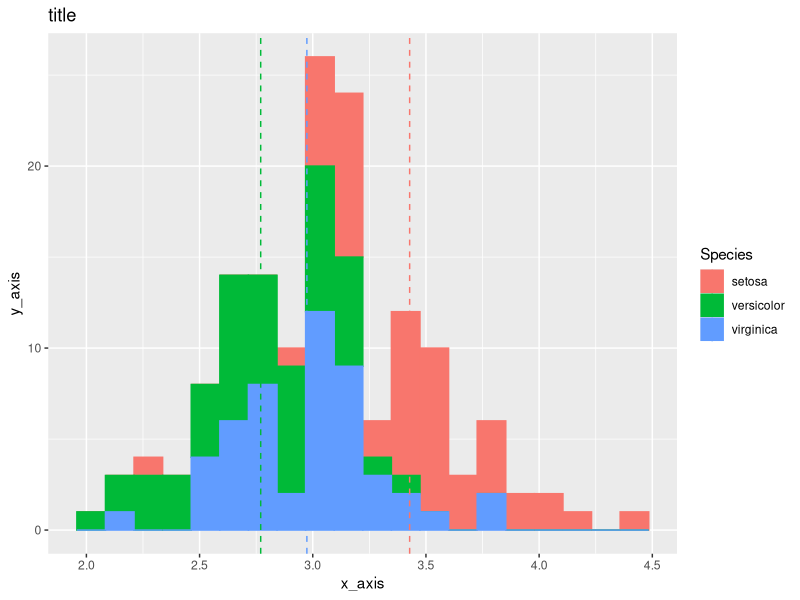
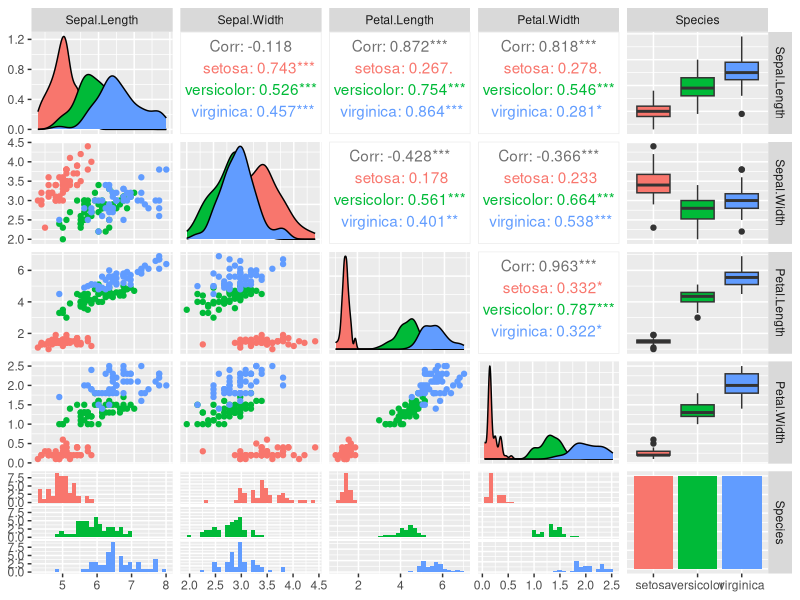
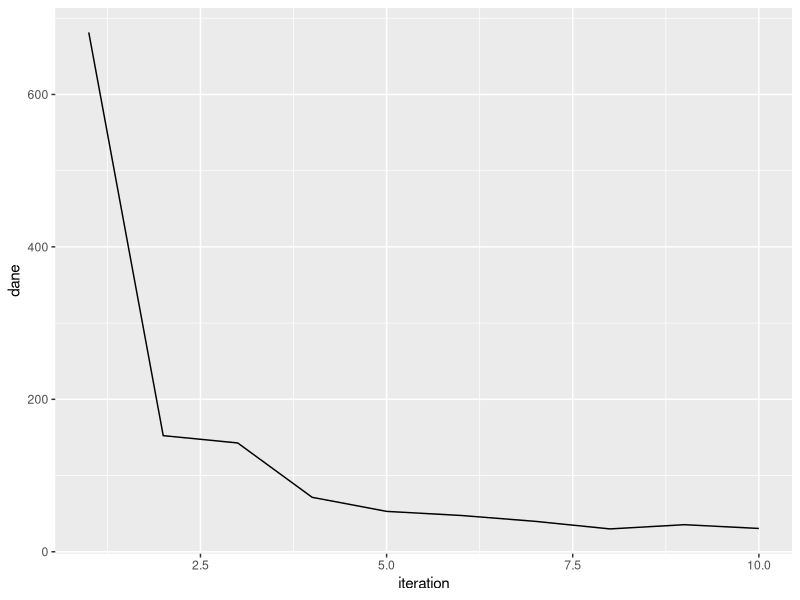
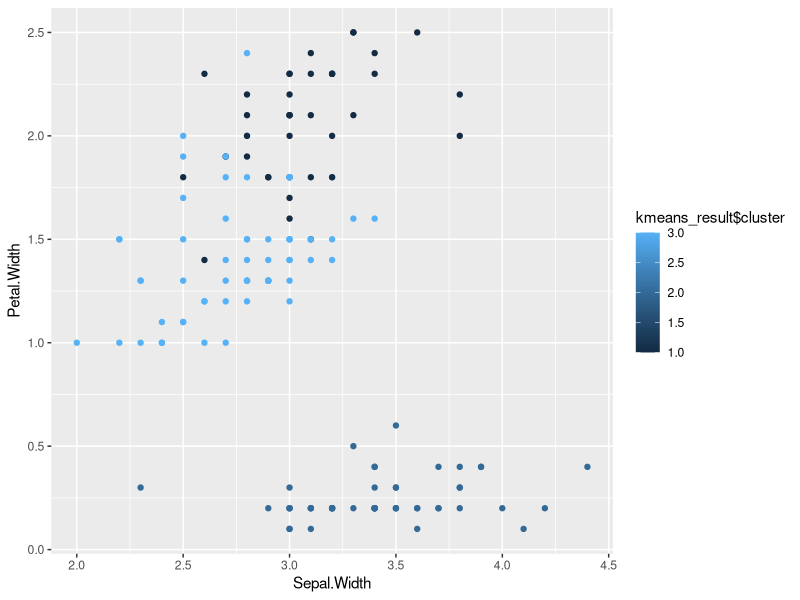
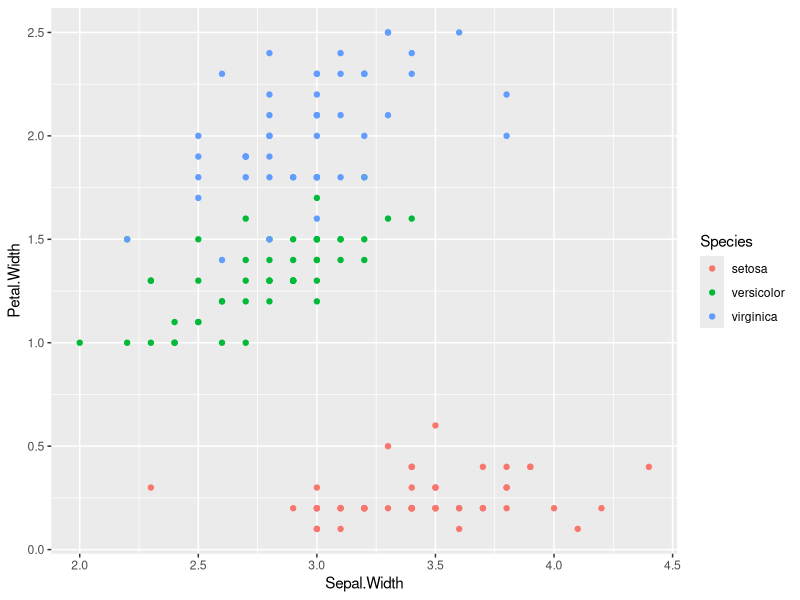

Write the R code that produced these figures, in order.
   
install.packages("ggplot2")
install.packages("GGally")
library(cluster)
library(magrittr)


##### Zadanie 1

lista <- 1:10 # 1 
lista %<>%log2()%>% sin() %>% sum() %>% sqrt() # 2
print(lista)
data(iris) # 3 
print(head(iris)) #4
avg <- iris %>% # 5
    aggregate(.~Species, .,mean)
print(avg)

##### Zadanie 2
library("ggplot2") # dla tworzenia wykresów(wizualizacji)
library("GGally")
a <- ggplot(iris, aes(x = Sepal.Width)) +
    geom_histogram(aes(fill = Species, color = Species), bins = 20) +
    geom_vline(data = avg, aes(xintercept = Sepal.Width, color = Species), linetype = "dashed")+
    labs(x = 'x_axis', y = 'y_axis', title = 'title')
ggsave("D:/Education/3_rok_AGH/5_Semestr/AiBD/Wykresy/graphic.jpg", plot = a)

a<- ggpairs(data = iris, aes(color = Species))
ggsave("D:/Education/3_rok_AGH/5_Semestr/AiBD/Wykresy/graphic2.jpg", plot = a)

##### Zadanie 3
x <- iris[,1:4]
y <- iris[,5]
dane <- c()

for (i in 1:10){
    kmeans_result <- kmeans(x,i)
    dane <- append(dane, kmeans_result$tot.withinss)
}

a <- ggplot(data.frame(iteration = 1:length(dane), value = dane), aes(x = iteration, y = dane))+geom_line()
ggsave("D:/Education/3_rok_AGH/5_Semestr/AiBD/Wykresy/graphic3.jpg", plot = a)

kmeans_result <- kmeans(x,3)
a <- ggplot(iris, aes(x = Sepal.Width, y = Petal.Width, color = kmeans_result$cluster))+geom_point()
ggsave("D:/Education/3_rok_AGH/5_Semestr/AiBD/Wykresy/graphic4.jpg", plot = a)

a<-ggplot(iris, aes(x = Sepal.Width, y = Petal.Width, color = Species))+ geom_point()
ggsave("D:/Education/3_rok_AGH/5_Semestr/AiBD/Wykresy/graphic5.jpg", plot = a)